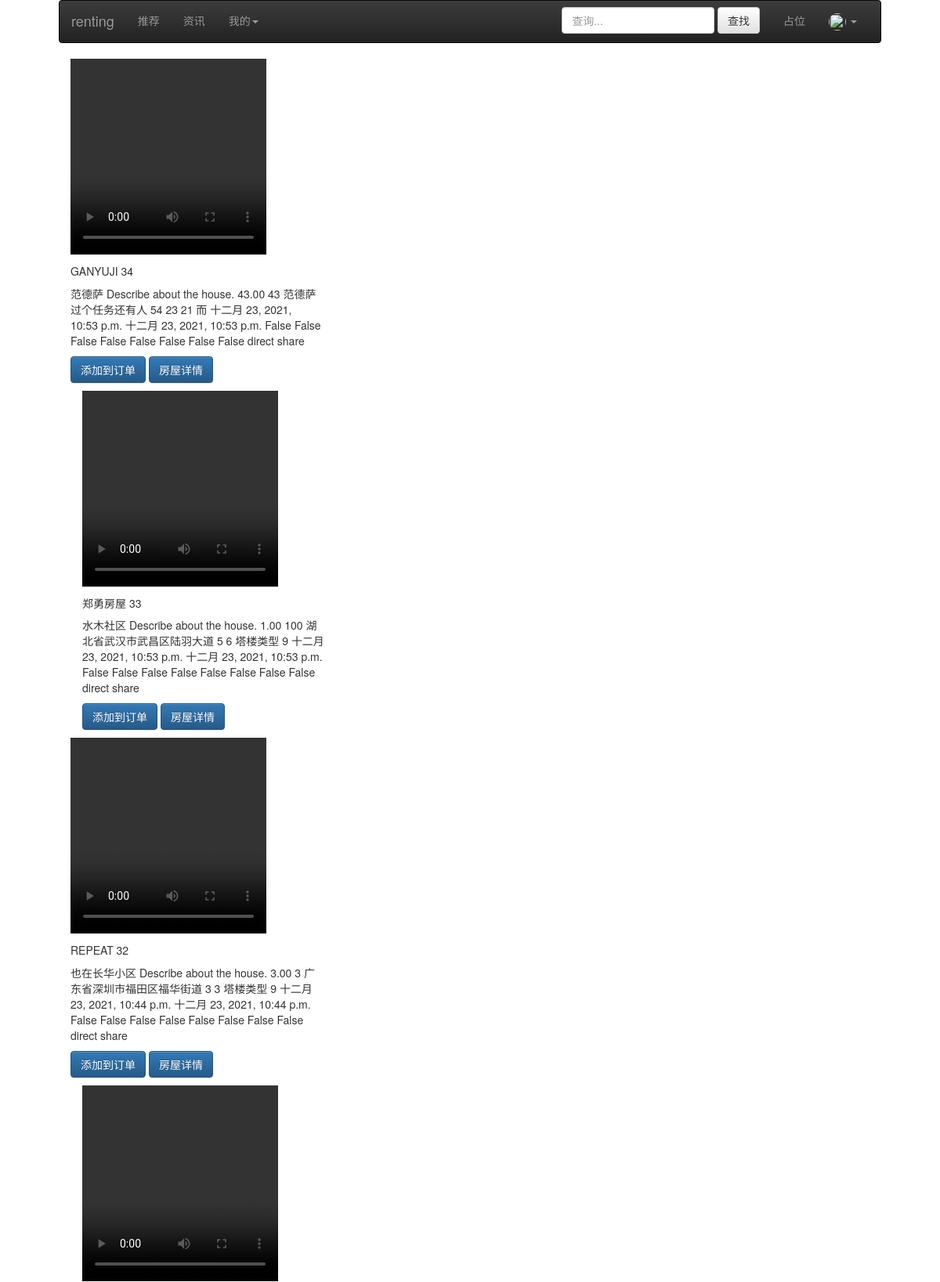
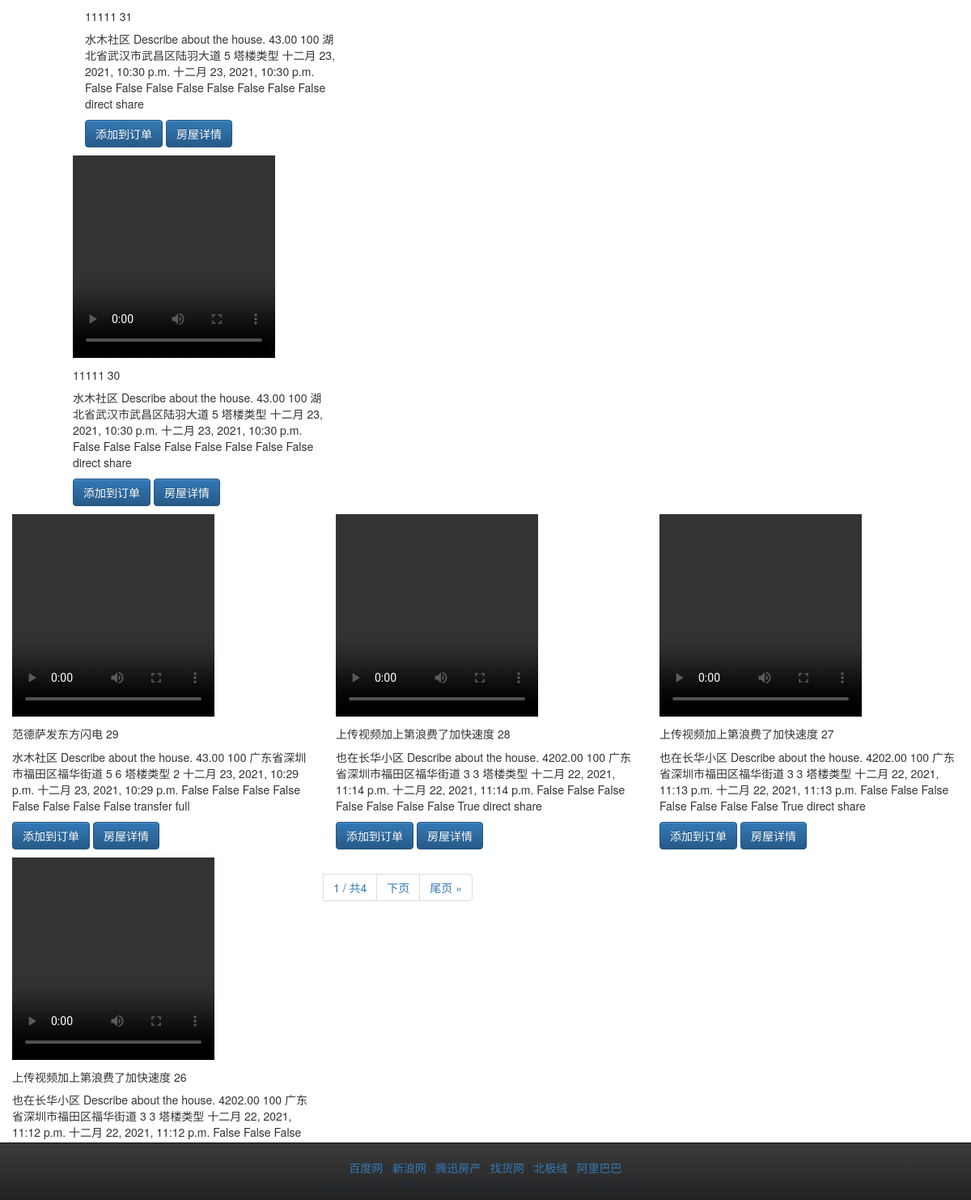
/introducer/index, run on the app's committed database (2 pictures, top to bottom).
### introducer/models.py (models this page shows, shortened)
class House(models.Model):
    housename = models.CharField('house name', max_length=50, default='House name.')
    community = models.CharField('community', max_length=200, default='The community where the house is located.')
    describe = models.CharField('describe', max_length=500, default='Describe about the house.')
    price = models.DecimalField('price', max_digits=15, decimal_places=2)
    housearea = models.CharField('housearea', max_length=50, default='The size of the house.')
    address = models.CharField('address', max_length=50, default='Where is the house.')
    floor = models.CharField('floor', max_length=50, default='How many floors is the house on.')
    building_age = models.CharField('building_age', max_length=5, default='The age of the house.')
    house_type = models.CharField('house_type', max_length=5, default='The type of house.')
    surrounding_facilities = models.CharField('surrounding_facilities', max_length=500, default='Facilities around the house.')
    is_delete = models.BooleanField('if deleted', default=False)
    shelf_status = models.BooleanField('shelf_status', default=True)
    create_time = models.DateTimeField('created time', auto_now_add=True)
    update_time = models.DateTimeField('updated time', auto_now=True)
    housevideo = models.ImageField(upload_to='media/introducer/housevideos/', default='media/introducer/housevideos/')
    foreigtousersubscriber = models.ForeignKey(User, on_delete=models.CASCADE, default=1)
    '''
    租住类型：合租、整租
    入住时间
    '''
    subway = models.BooleanField('subway', default=False)
    washer = models.BooleanField('washer', default=False)
    heater = models.BooleanField('heater', default=False)
    refrigerator = models.BooleanField('refrigerator', default=False)
    air_conditioner = models.BooleanField('air_conditioner', default=False)
    lift = models.BooleanField('lift', default=False)
    kitchen_room = models.BooleanField('kitchen_room', default=False)
    deposit = models.BooleanField('deposit', default=False)
    house_origin_type = models.CharField('rent type', max_length=20, default='', choices=[
                                                            ('di', 'direct'),
                                                            ('tr', 'transfer'),
                                                            ('me', 'mediator'),
                                                            ('ot', 'others'),
                                                        ])
    rent_type = models.CharField('rent type', max_length=20, default='', choices=[
                                                            ('sh', 'share'),
                                                            ('fu', 'full'),
                                                        ])

### introducer/views.py (the view)
# urls.py: path('index', views.index, name='index'),
def index(request):
    if request.method == 'GET':
        datasPerPage = 9
        housees_list = House.objects.filter(
                                        Q(is_delete__startswith='0') & Q(shelf_status='1')
                                    ).order_by('-create_time')
        paginator = Paginator(list(housees_list), datasPerPage)
        page_number = request.GET.get('page')
        page_obj = paginator.get_page(page_number)
        return render(request, 'introducer/introducerIndex.html', {'page_obj': page_obj})
    elif request.method == 'POST':
        return render(request, 'introducer/introducerIndex.html', locals())

### introducer/templates/introducer/introducerIndex.html (shortened to what this page needs)
{% extends 'introducer/IndexTemplate.html' %} }}
{% block main %}
    <div class="container-fluid">
        <div class="row">
            <div class="col-md-12">
                <div class="row">
                    {% for contact in page_obj %}
                        <div class="col-md-4">
                            <div class="card">
                                <video  class="card-img-top" width="250" height="250" controls >
                                      <source src="{{ contact.housevideo.url }}"  type="video/mp4">
                                </video>
                                <h5 class="card-title">
                                    {{ contact.housename|upper }} {{ contact.id }}
                                </h5>
                                <p class="card-text">
                                    {{ contact.community }} {{ contact.describe }} {{ contact.price }}
                                    {{ contact.housearea }} {{ contact.address }} {{ contact.floor }}
                                    {{ contact.building_age }} {{ contact.house_type }} {{ contact.surrounding_facilities }}
                                    {{ contact.create_time }} {{ contact.update_time }} {{ contact.subway }}
                                    {{ contact.washer }} {{ contact.heater }} {{ contact.refrigerator }}
                                    {{ contact.air_conditioner }} {{ contact.lift }} {{ contact.kitchen_room }}
                                    {{ contact.deposit }} {{ contact.house_origin_type }} {{ contact.rent_type }}
                                </p>
                                <p>
                                    <a class="btn btn-primary" href="{% url 'addtohouseorder'  contact.id %}">添加到订单</a>
                                    <a class="btn btn-primary" href="{% url 'houseinfomation'  contact.id  %} ">房屋详情</a>
                                </p>
                                </div>
                            </div>
                        </div>
                    {% endfor %}
    <nav>
        <ul class="pagination">
            <li class="page-item">
                <span class="current">
                    {{ page_obj.number }} / 共{{ page_obj.paginator.num_pages }}
                </span>
            </li>
            <li class="page-item">
                {% if page_obj.has_next %}
                    <a href="?page={{ page_obj.next_page_number }}"> 下页 </a>
                    <a href="?page={{ page_obj.paginator.num_pages }}">尾页 &raquo;</a>
                {% endif %}
            </li>
        </ul>
    </nav>
{% endblock %}

### introducer/templates/introducer/IndexTemplate.html (style rules this page uses)
* { padding: 0; margin: 0; }

### data on the page
House: housename "GANYUJI", id "34", community "范德萨", describe "Describe about the house.", price "43.00", housearea "43", address "范德萨过个任务还有人", floor "54", building_age "23", house_type "21", surrounding_facilities "而", create_time "十二月 23, 2021, 10:53 p.m.", update_time "十二月 23, 2021, 10:53 p.m.", subway "False", washer "False", heater "False", refrigerator "False", air_conditioner "False", lift "False", kitchen_room "False", deposit "False", house_origin_type "direct", rent_type "share"
House: housename "郑勇房屋", id "33", community "水木社区", describe "Describe about the house.", price "1.00", housearea "100", address "湖北省武汉市武昌区陆羽大道", floor "5", building_age "6", house_type "塔楼类型", surrounding_facilities "9", create_time "十二月 23, 2021, 10:53 p.m.", update_time "十二月 23, 2021, 10:53 p.m.", subway "False", washer "False", heater "False", refrigerator "False", air_conditioner "False", lift "False", kitchen_room "False", deposit "False", house_origin_type "direct", rent_type "share"
House: housename "REPEAT", id "32", community "也在长华小区", describe "Describe about the house.", price "3.00", housearea "3", address "广东省深圳市福田区福华街道", floor "3", building_age "3", house_type "塔楼类型", surrounding_facilities "9", create_time "十二月 23, 2021, 10:44 p.m.", update_time "十二月 23, 2021, 10:44 p.m.", subway "False", washer "False", heater "False", refrigerator "False", air_conditioner "False", lift "False", kitchen_room "False", deposit "False", house_origin_type "direct", rent_type "share"
House: housename "11111", id "31", community "水木社区", describe "Describe about the house.", price "43.00", housearea "100", address "湖北省武汉市武昌区陆羽大道", floor "5", house_type "塔楼类型", create_time "十二月 23, 2021, 10:30 p.m.", update_time "十二月 23, 2021, 10:30 p.m.", subway "False", washer "False", heater "False", refrigerator "False", air_conditioner "False", lift "False", kitchen_room "False", deposit "False", house_origin_type "direct", rent_type "share"
House: housename "11111", id "30", community "水木社区", describe "Describe about the house.", price "43.00", housearea "100", address "湖北省武汉市武昌区陆羽大道", floor "5", house_type "塔楼类型", create_time "十二月 23, 2021, 10:30 p.m.", update_time "十二月 23, 2021, 10:30 p.m.", subway "False", washer "False", heater "False", refrigerator "False", air_conditioner "False", lift "False", kitchen_room "False", deposit "False", house_origin_type "direct", rent_type "share"
House: housename "范德萨发东方闪电", id "29", community "水木社区", describe "Describe about the house.", price "43.00", housearea "100", address "广东省深圳市福田区福华街道", floor "5", building_age "6", house_type "塔楼类型", surrounding_facilities "2", create_time "十二月 23, 2021, 10:29 p.m.", update_time "十二月 23, 2021, 10:29 p.m.", subway "False", washer "False", heater "False", refrigerator "False", air_conditioner "False", lift "False", kitchen_room "False", deposit "False", house_origin_type "transfer", rent_type "full"
House: housename "上传视频加上第浪费了加快速度", id "28", community "也在长华小区", describe "Describe about the house.", price "4202.00", housearea "100", address "广东省深圳市福田区福华街道", floor "3", building_age "3", house_type "塔楼类型", create_time "十二月 22, 2021, 11:14 p.m.", update_time "十二月 22, 2021, 11:14 p.m.", subway "False", washer "False", heater "False", refrigerator "False", air_conditioner "False", lift "False", kitchen_room "False", deposit "True", house_origin_type "direct", rent_type "share"
House: housename "上传视频加上第浪费了加快速度", id "27", community "也在长华小区", describe "Describe about the house.", price "4202.00", housearea "100", address "广东省深圳市福田区福华街道", floor "3", building_age "3", house_type "塔楼类型", create_time "十二月 22, 2021, 11:13 p.m.", update_time "十二月 22, 2021, 11:13 p.m.", subway "False", washer "False", heater "False", refrigerator "False", air_conditioner "False", lift "False", kitchen_room "False", deposit "True", house_origin_type "direct", rent_type "share"
House: housename "上传视频加上第浪费了加快速度", id "26", community "也在长华小区", describe "Describe about the house.", price "4202.00", housearea "100", address "广东省深圳市福田区福华街道", floor "3", building_age "3", house_type "塔楼类型", create_time "十二月 22, 2021, 11:12 p.m.", update_time "十二月 22, 2021, 11:12 p.m.", subway "False", washer "False", heater "False"

### other printed values
{{ page_obj.number }} "1"
{{ page_obj.paginator.num_pages }} "4"
